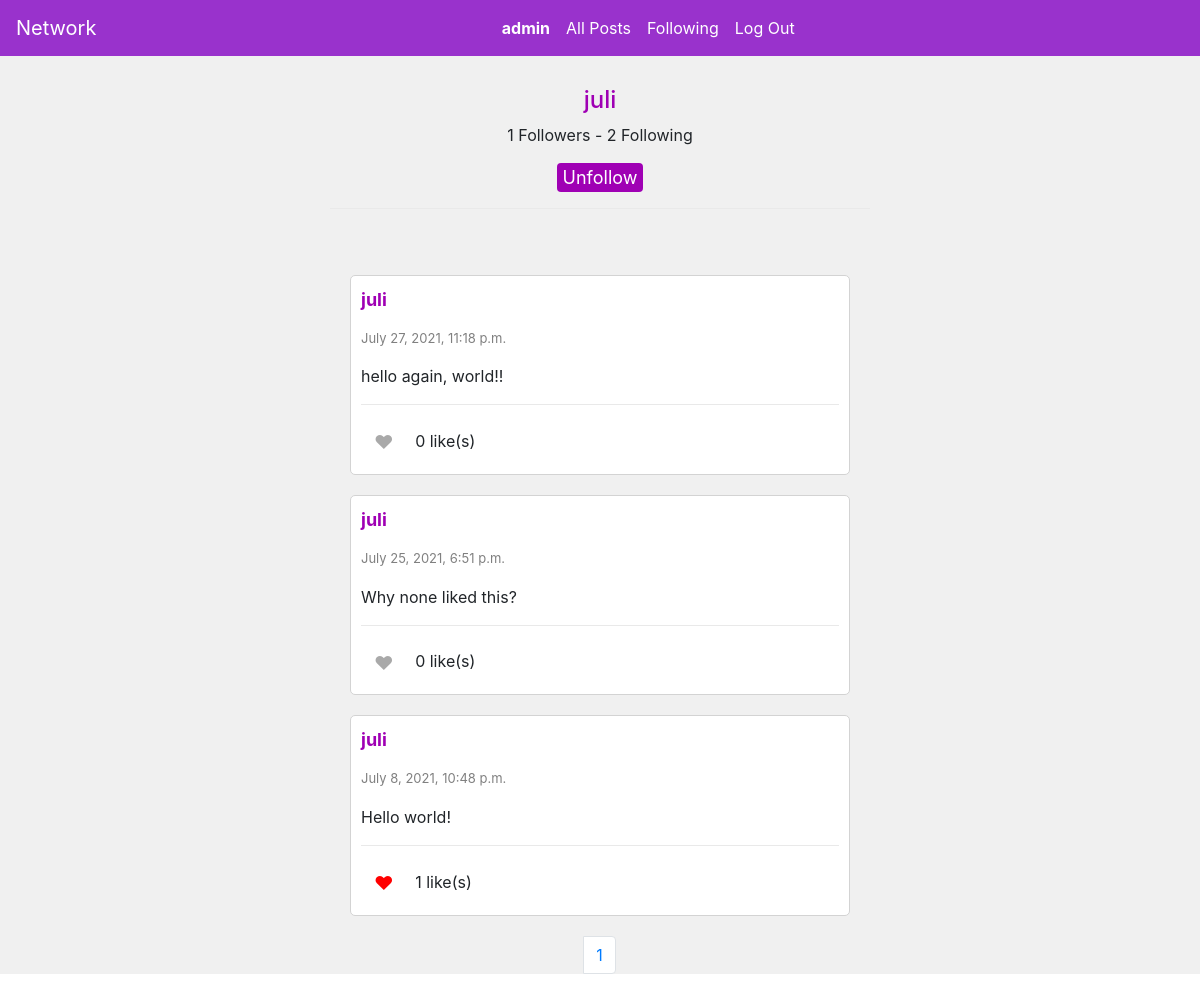
/profile/juli (signed in), run on the app's committed database.
### network/models.py (models this page shows, shortened)
class User(AbstractUser):
    pass

class Post(models.Model):
    user= models.ForeignKey("User", on_delete=models.CASCADE, related_name="posts")
    content= models.TextField(blank=True)
    timestamp = models.DateTimeField(auto_now_add=True)
    likes= models.IntegerField(default=0)

### network/views.py (the view)
# urls.py: path("profile/<str:username>", views.profile, name="profile"),
def profile(request, username):
    profile_name= User.objects.get(username=username)
    name= profile_name.username
    try:
        user_posts= Post.objects.filter(user=profile_name.id)
        user_posts= user_posts.order_by("-timestamp").all()
    except Post.DoesNotExist:
        user_posts= []
    try:
        following_users= Following.objects.filter(follower=profile_name.id)
        followed= []
        if len(following_users) > 0:
            for follow in following_users:
                followed_user = follow.following
                followed.append(followed_user)
    except Following.DoesNotExist:
        followed= []
    num_of_following= len(followed)
    try:
        followers= Following.objects.filter(following=profile_name.id)
        followby= []
        for follow in followers:
            follower_user = follow.follower
            followby.append(follower_user)
    except Following.DoesNotExist:
        followby= []
    if request.user in followby:
        following = "Unfollow"
    else:
        following = "Follow"
    num_of_followers= len(followby)
    if request.user != AnonymousUser():
        try:
            liked = Like.objects.filter(user=request.user)
            liked_posts= []
            for post in liked:
                liked_post= post.post
                liked_posts.append(liked_post)
        except Like.DoesNotExist:
            liked_posts=[]
    else:
        liked_posts=[]
    paginator= Paginator(user_posts, 10)
    page_number= request.GET.get('page')
    page_obj= paginator.get_page(page_number)
    return render(request, "network/profile.html", {
        "name":name,
        "username": username,
        "num_of_following": num_of_following,
        "num_of_followers": num_of_followers,
        "page_obj": page_obj,
        "liked_posts": liked_posts,
        "following": following
    })

### network/templates/network/profile.html (shortened to what this page needs)
{% extends "network/layout.html" %}
{% load static %}
{% block body %}
<div class="profile-info">
    <h4 class="profile-name">{{name}}</h4>
    <p id="followers" class="d-inline-block"> {{num_of_followers}} Followers</p> <p class="d-inline-block">-</p>
    <p class="d-inline-block">{{num_of_following}} Following</p> <br>
    {% if user.is_authenticated %}
        {%if request.user.username != name %}
            <button id="follow_button-{{name}}" class="follow-btn" onclick="follow('{{name}}')">{{following}}</button>
        {% endif %}
    <hr class="solid" style="color: slateblue;">
</div>
{% endif %}
    <div id="posts-view">
        {% for post in page_obj %}
        <div class="post-container" id="post-{{post.id}}">
            <p name="username" id="username"><a href="{%url 'profile' post.user %}" class="username"><b>{{post.user}}</b></a></p>
            <p class="timestamp">{{post.timestamp}}</p>
            <p class="content" id="post-content-{{post.id}}">{{post.content}}</p>
            <hr class="solid">
            {% if user.is_authenticated %}
                {% if post in liked_posts %}
                    <button class="btn mr-1 d-inline-block" style="color: red; font-size: larger;" id="like-btn-{{post.id}}" onclick="like('{{post.id}}')">♥</button>
                {% else %}
                    <button class="btn mr-1 d-inline-block" style="color: darkgray; font-size: larger;" id="like-btn-{{post.id}}" onclick="like('{{post.id}}')">♥</button>
                {% endif %}
            {% endif %}
            <p class="likecount" id="like-count-{{post.id}}" style="display: inline;">{{post.likes}} like(s)</p>
        </div>
        {% endfor %}
    </div>
    <div class="text-center">
        <nav aria-label="Page navigation example">
            <ul class="pagination">
              <li class="page-item">
              <li class="page-item"><a class="page-link" href="?page={{ page_obj.number }}">{{ page_obj.number }}</a></li>
              </li>
            </ul>
          </nav>
        </div>
{% endblock %}

### network/templates/network/layout.html (shortened to what this page needs)
{% load static %}
<!DOCTYPE html>
<html lang="en">
    <head>
        <link rel="stylesheet" href="https://stackpath.bootstrapcdn.com/bootstrap/4.4.1/css/bootstrap.min.css">
        <link href="{% static 'network/styles.css' %}" rel="stylesheet">
    </head>
    <body>
        <div id="navbar" >
        <nav class="navbar navbar-expand-lg flex-sm-nowrap flex-wrap" id="navbar" style="background-color: darkorchid; margin-bottom: 0px;">
            <a class="navbar-brand" href="#" style="color: white;">Network</a>
            <div class="navbar-collapse collapse flex-grow-1 justify-content-center">
              <ul class="navbar-nav mx-auto">
                {% if user.is_authenticated %}
                    <li class="nav-item">
                        <a class="nav-link" href="{%url 'profile' user.username %}" style="color: white;"><strong>{{ user.username }}</strong></a>
                    </li>
                {% endif %}
                <li class="nav-item">
                  <a class="nav-link" href="{% url 'index' %}" style="color: white;">All Posts</a>
                </li>
                {% if user.is_authenticated %}
                    <li class="nav-item">
                        <a class="nav-link" href="{% url 'following' %}" style="color: white;">Following</a>
                    </li>
                    <li class="nav-item">
                        <a class="nav-link" href="{% url 'logout' %}" style="color: white;">Log Out</a>
                    </li>
                {% endif %}
              </ul>
            </div>
          </nav>
        </div>
        <div class="body">
            {% block body %}
            {% endblock %}
        </div>
    </body>
</html>

### network/static/network/styles.css (style rules this page uses)
.post-container { background-color: white; border-style: solid; border-color: lightgray; border-width: 1px; padding: 10px; margin-left: auto; margin-right: auto; margin-top: 20px; margin-bottom: 20px; border-radius: 5px; width: 500px; overflow:hidden; }
.timestamp { color: gray; font-size: small; }
.username { color:rgb(159, 0, 180); font-size:large; }
.body { background-color: rgb(240, 240, 240); margin-top: 0px; padding-top: 0px; }
.solid { border-top: 1px solid rgb(233, 233, 233); }
.profile-name { color: rgb(159, 0, 180); }
.follow-btn { background-color: rgb(159, 0, 180); color: white; width: auto; border-width: 0px; border-radius: 4px; font-size: large; }
.profile-info { width: 50%; margin-left: auto; margin-right: auto; padding: 30px; text-align: center; }
ul li { display: inline-block; }
.pagination { display: flex; justify-content: center; }

### data on the page
User: username "admin"
User: username "juli"
Post: user "juli", timestamp "July 27, 2021, 11:18 p.m.", content "hello again, world!!", likes "0"
Post: user "juli", timestamp "July 25, 2021, 6:51 p.m.", content "Why none liked this?", likes "0"
Post: user "juli", timestamp "July 8, 2021, 10:48 p.m.", content "Hello world!", likes "1"

### other printed values
{{ num_of_followers }} "1"
{{ num_of_following }} "2"
{{ following }} "Unfollow"
{{ page_obj.number }} "1"
